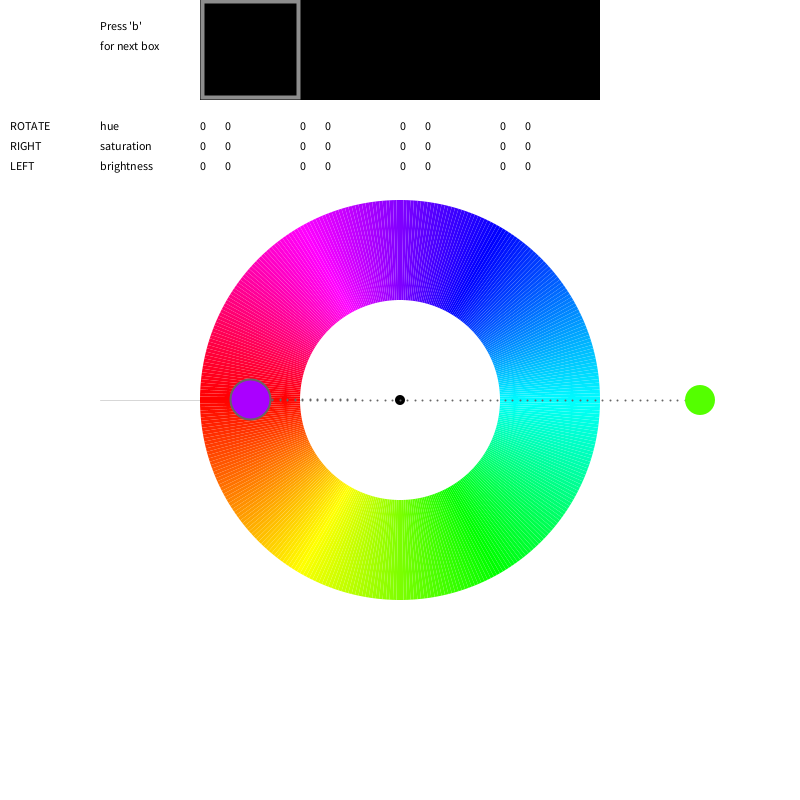
Frame 1 (no input)
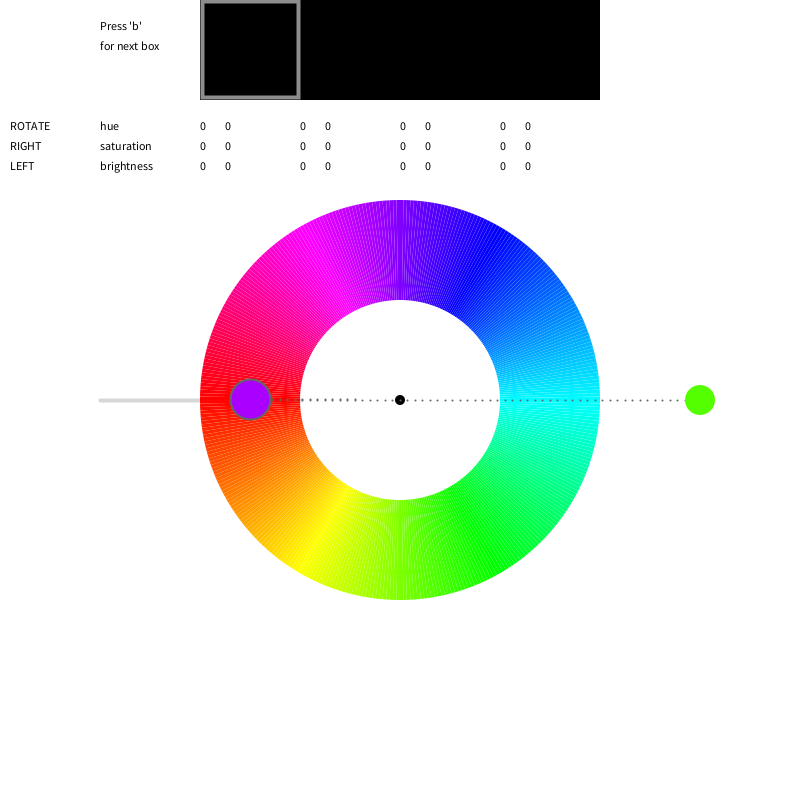
Frame 60 (the mouse pressed at the canvas centre just before this capture)
Frame 120 (the mouse held since frame 60 and released just before this capture): identical to frame 60, image omitted

The Processing sketch that drew these frames (run headless with seeded random() and noise(); from frame 60 on, the mouse is pressed at the canvas centre):

// Processing sketch: processing_153383
// ── processing_153383.pde

/*
 * Creative Coding
 * Week 4, 01 - an interactive colour wheel picker
 * by Indae Hwang and Jon McCormack
 * Copyright (c) 2014 Monash University
 *
 * This program draws an interactive colour selection wheel
 * Drag the colour circle around the hue wheel to change hue,
 * 
 *
 * Another colour circle is displayed showing the colour 180 degrees
 * from the current colour
 * Modified to change Saturation or Brightness
 * using LEFT and RIGHT mouse buttons
 *
 * the sample boxes can be individually chosen
 * and the current one is highlighted
 * 
 */

/* colourHandle: the user interface element to changing colours
 * over the wheel
 * It has a postion and a size
*/
float colorHandleX;
float colorHandleY;
float handleSize = 30;

// boolean isLocked
// the state of handle: when the color handle is pressed, 
// color hand is locked–released as the left mouse button is released 
// mode 1 is for adjusting brightness; mode 2 is for adjusting saturation 
boolean isLocked = false;
int mode;

// boxes
int box = 0; // first press changes it to 0
float[] outercol = new float [4];
float[] innercol = new float [4];
float[] outersat = new float [4];
float[] innersat = new float [4];
float[] outerbri = new float [4];
float[] innerbri = new float [4];

// Wheel radius: inner and outer
//
float innerR = 100; // inner
float outerR = 200; // outer
float outerR2 = outerR * 1.5; // limit of the handle's "pull" range

// current and complementry colour
float hueValue = 100;
float brightValue = 100;
float satValue = 100;
float complementryHue = 0;
float complementrySat = 0;
float complementryBri = 0;

void setup() {

  size(800, 800);
  colorMode(HSB, 360, 100, 100);
  // use HSB colour mode, H=0 to 360, S=0 to 100, B=0 to 100

  colorHandleX = width/2+300;
  colorHandleY = height/2;
}


void draw() {
  //Since were using HSB colour mode this clears the display window to white
  //         H  S  B
  background(0, 0, 100);

  // draw reference line at the 0/360 hue boundary
  stroke(0, 40);
  line(width/2 - innerR, height/2, width/2 - outerR2, height/2);

  //draw Itten's color wheel - we'll use a QUAD_STRIP for this
  noStroke();
  beginShape(QUAD_STRIP);
  for (int i=0; i<=360; i++) {
    float angle = radians(i-90); // 360 x 1 degree steps
    fill(i, 100, 100);

    //outside(top)
    vertex(width/2 + outerR*sin(angle), height/2 + outerR*cos(angle) );
    //inside(down)
    vertex(width/2 + innerR*sin(angle), height/2 + innerR*cos(angle) );
  }
  endShape(CLOSE);
  
  // add lables
  fill(0);
  text("Press 'b'", 100, 30);
  text("for next box", 100, 50);
  text("ROTATE", 10, 130);
  text("hue", 100, 130);
  text("RIGHT", 10, 150);
  text("saturation", 100, 150);
  text("LEFT", 10, 170);
  text("brightness", 100, 170);


  // colour handle Position Update
  colorHandleUpdate();

  //draw dotted line from center to colorhandle
  dotLine(width/2, height/2, colorHandleX, colorHandleY, 40); 

  //draw color handle
  noStroke();
  fill(0);
  ellipse(width/2, height/2, 10, 10);
  //   H         S    B
  fill(hueValue, satValue, brightValue);
  ellipse(colorHandleX, colorHandleY, handleSize, handleSize );
  
  //store parameters of outer box if mouse pressed
  if(isLocked == true) {  
  outercol[box] = hueValue;
  outersat[box] = satValue;
  outerbri[box] = brightValue;
  }
  
  //draw all outer boxes and labels
  for(int i = 0; i < 4; i++) { 
    fill(outercol[i], outersat[i], outerbri[i]);
    rect(i*100 + 200, 0, 100, 100);
    fill(0);
    text((int) outercol[i], i*100 + 200, 130);
    text((int) outersat[i], i*100 + 200, 150);
    text((int) outerbri[i], i*100 + 200, 170);
  }
  

  //complementry color for colorHandle (comHand)
  float angleComHand = map( atan2(colorHandleX-width/2, colorHandleY-height/2), -PI, PI, TWO_PI, 0) + HALF_PI;
  float radiusComeHand = 150;
  float comHandX = width/2  + radiusComeHand * cos(angleComHand);
  float comHandY = height/2 + radiusComeHand * sin(angleComHand);

  //dotline from center to comHand
  dotLine(width/2, height/2, comHandX, comHandY, 20); 

  complementryHue = calculateCompHue(hueValue);
  complementrySat = satValue;
  complementryBri = brightValue;

  // println("hueValue: " + (int) hueValue + " + comhue: " + (int) complementryHue);
  // println("satValue: " + (int) complementrySat + " ; brightValue : " + (int) complementryBri);

  fill( complementryHue, complementrySat, complementryBri);
  ellipse(comHandX, comHandY, 40, 40);
  
  //store parameters of inner box
  if(isLocked == true) {  
    innercol[box] = complementryHue;
    innersat[box] = complementrySat;
    innerbri[box] = complementryBri;
  }

  //draw all inner boxes and labels when button pressed
  for(int i = 0; i < 4; i++) {
    noStroke(); 
    fill(innercol[i], innersat[i], innerbri[i]);
    rect(i*100 + 225, 25, 50, 50);
    fill(0);
    text((int) innercol[i], i*100 + 225, 130);
    text((int) innersat[i], i*100 + 225, 150);
    text((int) innerbri[i], i*100 + 225, 170);
  }
   
   // highlight current box
   strokeWeight(4);
   stroke(200);
   noFill();
   rect(box*100 + 202, 1, 96, 96);
}

/*
 * calculateCompVals
 *
 * Calculates the complimentary hue from the hue supplied
 */
float calculateCompHue(float hueValue) {
  // Calculate complimentary color with hueValue
  // The complimentary colour should be 180 degrees opposite the selected colour
  if (hueValue >= 180 && hueValue < 360) {
    return hueValue-180;
  } else return hueValue+180;
}


/*
 * colorHandleUpdate
 *
 * Updates the position and orientation of the colour handle based on
 * mouse position when left mouse button is pressed.
 */
void colorHandleUpdate() {

  // isLocked will be true if we pressed the mouse down while over the handle
  if (isLocked) {

    // calculate angle of handle based on mouse position
    // atan2 value is in the range from pi to -pi
    float angle = atan2(mouseY-height/2, mouseX-width/2  );
    float distance = dist(mouseX, mouseY, width/2, height/2);
    float radius = constrain(distance, outerR, outerR2); 
    colorHandleX = width/2  + radius * cos(angle);
    colorHandleY = height/2 + radius * sin(angle);

    hueValue = map (degrees(angle), -180, 180, 360, 0);

    // map distance from outer edge of the wheel for brightness or saturation
    if(mode == 1) {
      brightValue = map(radius, outerR, outerR2, 0, 100);
    } else if(mode ==2) {
      satValue = map(radius, outerR, outerR2, 0, 100);
    }

    //Shape for the locked colorHandle 
    noStroke(); 
    fill(0, 0, 85);
    ellipse(colorHandleX, colorHandleY, handleSize+20, handleSize+20);
  }
}


/*
 * isWithinCircle
 * boolean function that returns true if the mouse is within the circle with centre (x,y) radius r
 */
boolean isWithinCircle(float x, float y, float r) {
  float dist = dist(mouseX, mouseY, x, y);
  return (dist <= r);
}

/*
 * dotLine
 * draw a dotted line from (x1,y1) to (x2,y2)
 */
void dotLine(float x1, float y1, float x2, float y2, int dotDetail) {

  for (int i=0; i<=dotDetail; i++) {
    float dotDetailFloat = (float) dotDetail;
    float dotX = lerp(x1, x2, i/dotDetailFloat);
    float dotY = lerp(y1, y2, i/dotDetailFloat);
    strokeWeight(2);
    stroke(0, 0, 40);
    point(dotX, dotY);
  }
}

/*
 * mousePressed
 * When mouse button is first pressed, check if the user has pressed over the colour handle
 * If so, set isLocked to true to lock manipulation of the handle
 *
 */
void mousePressed() {
  if(mouseButton == LEFT) {
    mode = 1;
  } else if(mouseButton == RIGHT) {
    mode = 2;
  }
  if (isWithinCircle(colorHandleX, colorHandleY, handleSize)) {
    isLocked = true;
    
  }
}

/*
 * mouseReleased
 * Unlock control of the handle
 *
 */
void mouseReleased() {
  isLocked = false;  
}

void keyPressed() {
  if(key == 'b' || key == 'B') {
    box = (box + 1) % 4;
  }
}
